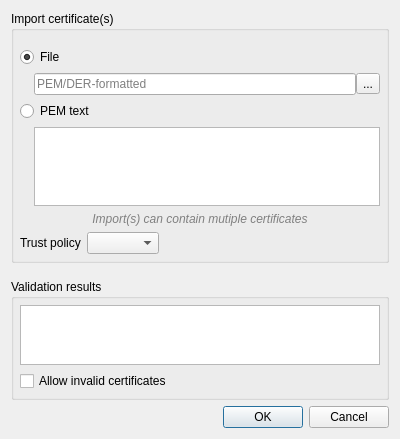
<?xml version="1.0" encoding="UTF-8"?>
<ui version="4.0">
 <class>QgsAuthImportCertDialog</class>
 <widget class="QDialog" name="QgsAuthImportCertDialog">
  <property name="geometry">
   <rect>
    <x>0</x>
    <y>0</y>
    <width>400</width>
    <height>439</height>
   </rect>
  </property>
  <property name="minimumSize">
   <size>
    <width>400</width>
    <height>400</height>
   </size>
  </property>
  <property name="windowTitle">
   <string>Import Certificate(s)</string>
  </property>
  <layout class="QVBoxLayout" name="verticalLayout">
   <item>
    <widget class="QGroupBox" name="grpbxImportCert">
     <property name="sizePolicy">
      <sizepolicy hsizetype="Preferred" vsizetype="Preferred">
       <horstretch>0</horstretch>
       <verstretch>5</verstretch>
      </sizepolicy>
     </property>
     <property name="title">
      <string>Import certificate(s)</string>
     </property>
     <layout class="QVBoxLayout" name="verticalLayout_2">
      <property name="leftMargin">
       <number>6</number>
      </property>
      <property name="topMargin">
       <number>6</number>
      </property>
      <property name="rightMargin">
       <number>6</number>
      </property>
      <property name="bottomMargin">
       <number>6</number>
      </property>
      <item>
       <layout class="QGridLayout" name="gridLayout">
        <property name="topMargin">
         <number>10</number>
        </property>
        <item row="1" column="1">
         <widget class="QFrame" name="frameImportFile">
          <layout class="QHBoxLayout" name="horizontalLayout">
           <property name="spacing">
            <number>0</number>
           </property>
           <property name="leftMargin">
            <number>0</number>
           </property>
           <property name="topMargin">
            <number>0</number>
           </property>
           <property name="rightMargin">
            <number>0</number>
           </property>
           <property name="bottomMargin">
            <number>0</number>
           </property>
           <item>
            <widget class="QLineEdit" name="leImportFile">
             <property name="readOnly">
              <bool>true</bool>
             </property>
             <property name="placeholderText">
              <string>PEM/DER-formatted </string>
             </property>
            </widget>
           </item>
           <item>
            <widget class="QToolButton" name="btnImportFile">
             <property name="text">
              <string>...</string>
             </property>
            </widget>
           </item>
          </layout>
         </widget>
        </item>
        <item row="4" column="0" colspan="2">
         <widget class="QLabel" name="lblMultiCerts">
          <property name="font">
           <font>
            <italic>true</italic>
           </font>
          </property>
          <property name="styleSheet">
           <string notr="true">color: rgb(128, 128, 128);</string>
          </property>
          <property name="text">
           <string>Import(s) can contain mutiple certificates</string>
          </property>
          <property name="alignment">
           <set>Qt::AlignCenter</set>
          </property>
         </widget>
        </item>
        <item row="1" column="0">
         <spacer name="horizontalSpacer">
          <property name="orientation">
           <enum>Qt::Horizontal</enum>
          </property>
          <property name="sizeType">
           <enum>QSizePolicy::Fixed</enum>
          </property>
          <property name="sizeHint" stdset="0">
           <size>
            <width>8</width>
            <height>20</height>
           </size>
          </property>
         </spacer>
        </item>
        <item row="3" column="0">
         <spacer name="horizontalSpacer_2">
          <property name="orientation">
           <enum>Qt::Horizontal</enum>
          </property>
          <property name="sizeType">
           <enum>QSizePolicy::Fixed</enum>
          </property>
          <property name="sizeHint" stdset="0">
           <size>
            <width>8</width>
            <height>20</height>
           </size>
          </property>
         </spacer>
        </item>
        <item row="3" column="1">
         <widget class="QPlainTextEdit" name="teCertText">
          <property name="sizePolicy">
           <sizepolicy hsizetype="Expanding" vsizetype="MinimumExpanding">
            <horstretch>0</horstretch>
            <verstretch>5</verstretch>
           </sizepolicy>
          </property>
         </widget>
        </item>
        <item row="2" column="0" colspan="2">
         <widget class="QRadioButton" name="radioImportText">
          <property name="text">
           <string>PEM text</string>
          </property>
          <attribute name="buttonGroup">
           <string notr="true">btngrpImport</string>
          </attribute>
         </widget>
        </item>
        <item row="0" column="0" colspan="2">
         <widget class="QRadioButton" name="radioImportFile">
          <property name="text">
           <string>File</string>
          </property>
          <property name="checked">
           <bool>true</bool>
          </property>
          <attribute name="buttonGroup">
           <string notr="true">btngrpImport</string>
          </attribute>
         </widget>
        </item>
       </layout>
      </item>
      <item>
       <layout class="QHBoxLayout" name="horizontalLayout_3">
        <item>
         <widget class="QLabel" name="lblTrust">
          <property name="sizePolicy">
           <sizepolicy hsizetype="Maximum" vsizetype="Preferred">
            <horstretch>0</horstretch>
            <verstretch>0</verstretch>
           </sizepolicy>
          </property>
          <property name="text">
           <string>Trust policy</string>
          </property>
         </widget>
        </item>
        <item>
         <widget class="QgsAuthCertTrustPolicyComboBox" name="cmbbxTrust">
          <property name="sizePolicy">
           <sizepolicy hsizetype="Maximum" vsizetype="Fixed">
            <horstretch>0</horstretch>
            <verstretch>0</verstretch>
           </sizepolicy>
          </property>
         </widget>
        </item>
        <item>
         <spacer name="horizontalSpacer_3">
          <property name="orientation">
           <enum>Qt::Horizontal</enum>
          </property>
          <property name="sizeHint" stdset="0">
           <size>
            <width>40</width>
            <height>20</height>
           </size>
          </property>
         </spacer>
        </item>
       </layout>
      </item>
     </layout>
    </widget>
   </item>
   <item>
    <spacer name="verticalSpacer">
     <property name="orientation">
      <enum>Qt::Vertical</enum>
     </property>
     <property name="sizeType">
      <enum>QSizePolicy::Fixed</enum>
     </property>
     <property name="sizeHint" stdset="0">
      <size>
       <width>20</width>
       <height>10</height>
      </size>
     </property>
    </spacer>
   </item>
   <item>
    <widget class="QGroupBox" name="grpbxValidation">
     <property name="sizePolicy">
      <sizepolicy hsizetype="Preferred" vsizetype="Preferred">
       <horstretch>0</horstretch>
       <verstretch>0</verstretch>
      </sizepolicy>
     </property>
     <property name="title">
      <string>Validation results</string>
     </property>
     <layout class="QVBoxLayout" name="verticalLayout_3">
      <property name="leftMargin">
       <number>6</number>
      </property>
      <property name="topMargin">
       <number>6</number>
      </property>
      <property name="rightMargin">
       <number>6</number>
      </property>
      <property name="bottomMargin">
       <number>6</number>
      </property>
      <item>
       <widget class="QTextEdit" name="teValidation">
        <property name="maximumSize">
         <size>
          <width>16777215</width>
          <height>60</height>
         </size>
        </property>
        <property name="readOnly">
         <bool>true</bool>
        </property>
       </widget>
      </item>
      <item>
       <widget class="QCheckBox" name="chkAllowInvalid">
        <property name="text">
         <string>Allow invalid certificates</string>
        </property>
       </widget>
      </item>
     </layout>
    </widget>
   </item>
   <item>
    <widget class="QDialogButtonBox" name="buttonBox">
     <property name="orientation">
      <enum>Qt::Horizontal</enum>
     </property>
     <property name="standardButtons">
      <set>QDialogButtonBox::Cancel|QDialogButtonBox::Ok</set>
     </property>
    </widget>
   </item>
  </layout>
 </widget>
 <customwidgets>
  <customwidget>
   <class>QgsAuthCertTrustPolicyComboBox</class>
   <extends>QComboBox</extends>
   <header>qgsauthenticationcerttrustpolicycombobox.h</header>
  </customwidget>
 </customwidgets>
 <resources/>
 <connections/>
 <buttongroups>
  <buttongroup name="btngrpImport"/>
 </buttongroups>
</ui>
